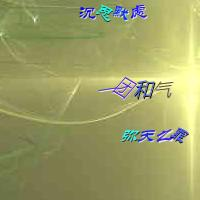
#> input picture KnowledgeMapping/PIL_OpenCV_Exp/opencvCode/48.jpg, 200 x 200 px
$ python '27-轮廓特征.py'   (older library calls are emulated)
#> lines starting #> are read from the running program, lines starting #| are printed output that depends on the picture; after the words box and inside, x2 and y2 are one past the last pixel; in counts of white or black regions, pixels touching at a corner belong together; long printed decimals are rounded
import numpy as np
import cv2


def show_img(im, name="no name"):
    cv2.imshow(name, im)
    cv2.waitKey(0)
    cv2.destroyAllWindows()


img = cv2.imread('48.jpg', 0)
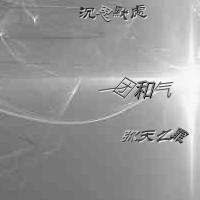
#> img: shape (200, 200); min 3, max 255, mean 151.5
ret, thresh = cv2.threshold(img, 50, 255, 0)
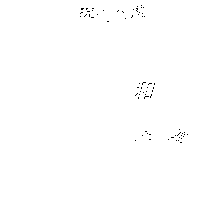
#> thresh: shape (200, 200); 99.7% white; black in thin lines or dots, all inside (x1, y1, x2, y2) = (80, 5, 188, 143)

show_img(thresh)

image, contours, hierarchy = cv2.findContours(thresh, 1, 2)
#> contours = 86 contours, 85 with area under 20; largest, box (x1, y1, x2, y2) and area: (0, 0, 200, 200) 39601

cnt = contours[0]
#> cnt = [[179, 142], [180, 141], [181, 141], [182, 142], [181, 143], [180, 143]]
M = cv2.moments(cnt)
#> M = moments, m00 4, centre m10/m00, m01/m00 = (180.5, 142)
print(M)
#> (printed output is left out)

cx = int(M['m10']/M['m00'])
#> cx = 180
cy = int(M['m01']/M['m00'])
#> cy = 142
print(cx, cy)
#| 180 142

area=cv2.contourArea(cnt)
#> area = 4
print(area)
#| 4.0
perimeter = cv2.arcLength(cnt,True)
#> perimeter = 7.66
print(perimeter)
#| 7.657

epsilon=0.1*cv2.arcLength(cnt,True)
#> epsilon = 0.766
approx = cv2.approxPolyDP(cnt,epsilon,True)
#> approx = [[179, 142], [180, 141], [182, 142], [181, 143]]

print(epsilon)
#| 0.7657
print(approx)
#| [[[179 142]]
#|  [[180 141]]
#|  [[182 142]]
#|  [[181 143]]]

x,y,w,h=cv2.boundingRect(cnt)
#> x = 179; y = 141; w = 4; h = 3
img1=cv2.rectangle(img,(x,y),(x+w,y+h),(0,255,0),2)
show_img(img1)

$ run again, with KnowledgeMapping/PIL_OpenCV_Exp/opencvCode/46.jpg copied over KnowledgeMapping/PIL_OpenCV_Exp/opencvCode/48.jpg
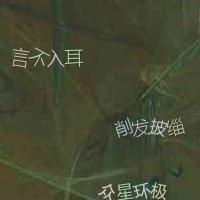
#> input picture KnowledgeMapping/PIL_OpenCV_Exp/opencvCode/46.jpg, 200 x 200 px
#> `img = cv2.imread('48.jpg', 0)`:
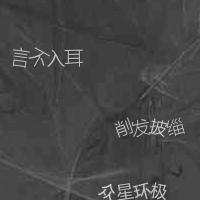
#> img: shape (200, 200); min 26, max 220, mean 70
#> `ret, thresh = cv2.threshold(img, 50, 255, 0)`:
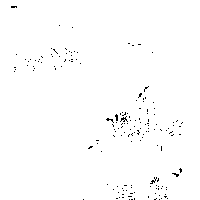
#> thresh: shape (200, 200); 99.1% white; black in thin lines or dots, all inside (x1, y1, x2, y2) = (11, 6, 183, 200)
#> contours = 189 contours, 184 with area under 20; largest, box (x1, y1, x2, y2) and area: (0, 0, 200, 200) 39591, (114, 113, 119, 122) 22, (171, 172, 180, 178) 22, (105, 117, 114, 123) 22, (120, 116, 128, 122) 22
#> cnt = [[166, 198], [167, 197], [168, 198], [167, 199]]
#> M = moments, m00 2, centre m10/m00, m01/m00 = (167, 198)
#> (printed output is left out)
#> cx = 167
#> cy = 198
#| 167 198
#> area = 2
#| 2.0
#> perimeter = 5.66
#| 5.657
#> epsilon = 0.566
#> approx = [[166, 198], [167, 197], [168, 198], [167, 199]]
#| 0.5657
#| [[[166 198]]
#|  [[167 197]]
#|  [[168 198]]
#|  [[167 199]]]
#> x = 166; y = 197; w = 3

$ run again, with KnowledgeMapping/PIL_OpenCV_Exp/opencvCode/47.jpg copied over KnowledgeMapping/PIL_OpenCV_Exp/opencvCode/48.jpg
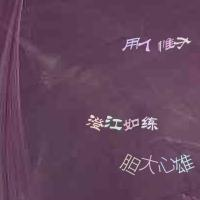
#> input picture KnowledgeMapping/PIL_OpenCV_Exp/opencvCode/47.jpg, 200 x 200 px
#> `img = cv2.imread('48.jpg', 0)`:
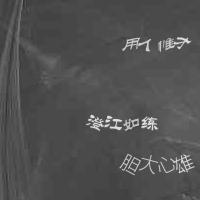
#> img: shape (200, 200); min 41, max 251, mean 81.1
#> thresh: shape (200, 200); 99.9% white; black in thin lines or dots, all inside (x1, y1, x2, y2) = (6, 1, 141, 178)
#> contours = 9 contours, 7 with area under 20; largest, box (x1, y1, x2, y2) and area: (0, 0, 200, 200) 39601, (5, 101, 8, 113) 20
#> cnt = [[5, 176], [6, 175], [7, 176], [7, 177], [6, 178], [5, 177]]
#> M = moments, m00 4, centre m10/m00, m01/m00 = (6, 176.5)
#> (printed output is left out)
#> cx = 6
#> cy = 176
#| 6 176
#> area = 4
#| 4.0
#> perimeter = 7.66
#| 7.657
#> epsilon = 0.766
#> approx = [[5, 176], [6, 175], [7, 177], [6, 178]]
#| 0.7657
#| [[[  5 176]]
#|  [[  6 175]]
#|  [[  7 177]]
#|  [[  6 178]]]
#> x = 5; y = 175; w = 3; h = 4
